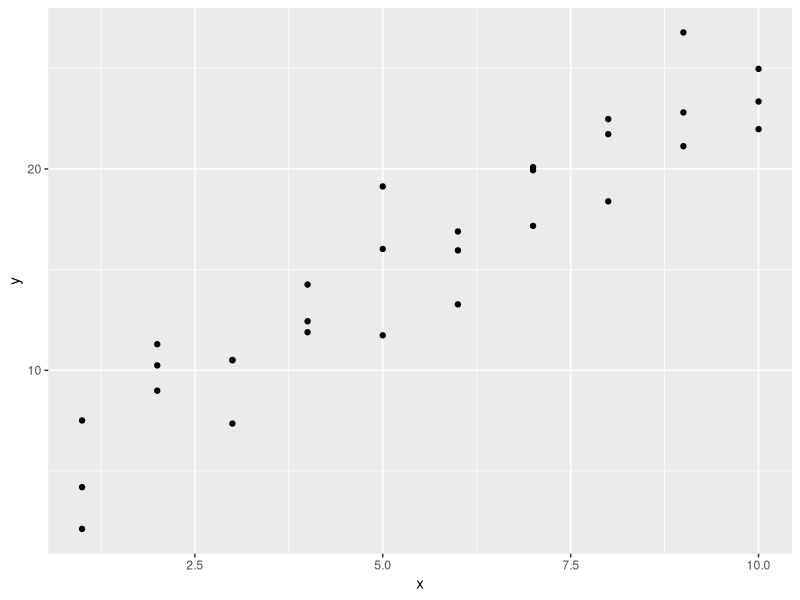
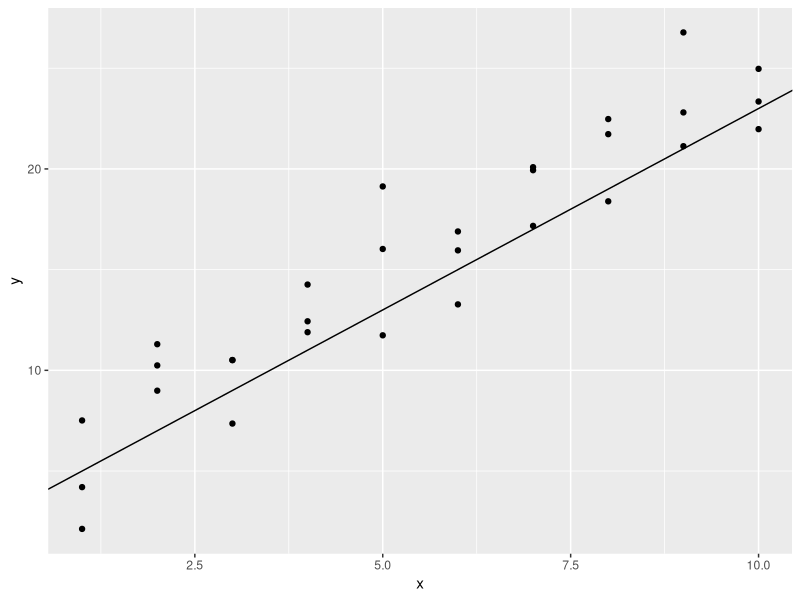
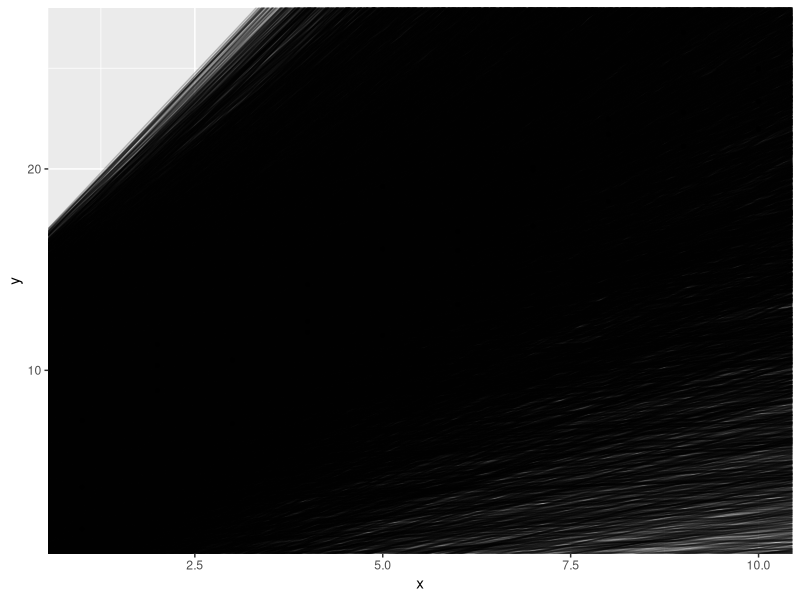
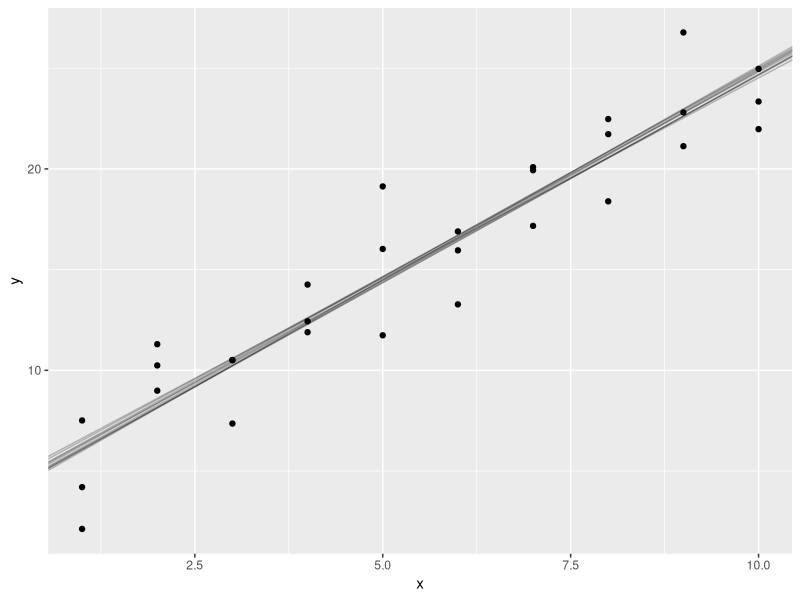

Here is the R script that generated these plots, in order: (Note: this script raises an error after producing the figures.)
library(tidyverse)
library(modelr)

sim1

ggplot(sim1, aes(x,y)) +
geom_point()

ggplot(sim1, aes(x,y)) +
geom_point() +
geom_abline(aes(intercept=3, slope=2))


models <- tibble(
    intercept = runif(10000, -5, 15),
    slope = runif(10000, 0, 4)
)

ggplot(sim1, aes(x,y)) +
geom_point() +
geom_abline(data= models, aes(intercept=intercept, slope=slope), alpha=1/4)

model_predictions <- function(a, data){
    a[1] + a[2] * data$x
}

model_errs <- function(a, data) {
    errs <- data$y - model_predictions(a,data)
    return(
        sqrt(
            mean(errs**2)
        )
    )
}

sim1_model_measure <- function(intercept, slope) {
    model_errs(c(intercept,slope), sim1)
}

models <- models %>%
mutate(err = map2_dbl(intercept, slope, sim1_model_measure))

ggplot(sim1, aes(x,y)) +
geom_point() +
geom_abline(data=filter(models, rank(err) <= 10), aes(intercept=intercept, slope=slope), alpha=1/4)

ggplot(models, aes(intercept,slope)) +
geom_point(aes=(color = err))
# geom_point(data=filter(models, rank(err) <= 10), color = "yellow")


sim1_model <- lm(y ~ x, data=sim1)